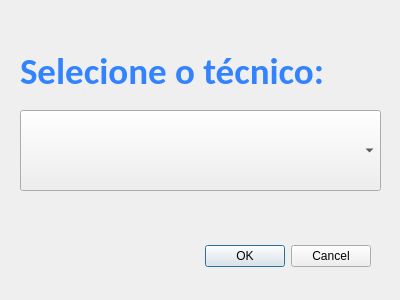
<?xml version="1.0" encoding="UTF-8"?>
<ui version="4.0">
 <class>select_technician_dialog</class>
 <widget class="QDialog" name="select_technician_dialog">
  <property name="geometry">
   <rect>
    <x>0</x>
    <y>0</y>
    <width>400</width>
    <height>300</height>
   </rect>
  </property>
  <property name="windowTitle">
   <string>Dialog</string>
  </property>
  <widget class="QDialogButtonBox" name="buttonBox">
   <property name="geometry">
    <rect>
     <x>30</x>
     <y>240</y>
     <width>341</width>
     <height>32</height>
    </rect>
   </property>
   <property name="orientation">
    <enum>Qt::Orientation::Horizontal</enum>
   </property>
   <property name="standardButtons">
    <set>QDialogButtonBox::StandardButton::Cancel|QDialogButtonBox::StandardButton::Ok</set>
   </property>
  </widget>
  <widget class="QLabel" name="label">
   <property name="geometry">
    <rect>
     <x>20</x>
     <y>30</y>
     <width>311</width>
     <height>81</height>
    </rect>
   </property>
   <property name="font">
    <font>
     <family>Carlito</family>
     <pointsize>28</pointsize>
     <bold>true</bold>
    </font>
   </property>
   <property name="styleSheet">
    <string notr="true">color: #3383ff;</string>
   </property>
   <property name="text">
    <string>Selecione o técnico:</string>
   </property>
  </widget>
  <widget class="QComboBox" name="techniciansComboBox">
   <property name="geometry">
    <rect>
     <x>20</x>
     <y>110</y>
     <width>361</width>
     <height>81</height>
    </rect>
   </property>
   <property name="font">
    <font>
     <family>Carlito</family>
     <pointsize>20</pointsize>
    </font>
   </property>
  </widget>
 </widget>
 <resources/>
 <connections>
  <connection>
   <sender>buttonBox</sender>
   <signal>accepted()</signal>
   <receiver>select_technician_dialog</receiver>
   <slot>accept()</slot>
   <hints>
    <hint type="sourcelabel">
     <x>248</x>
     <y>254</y>
    </hint>
    <hint type="destinationlabel">
     <x>157</x>
     <y>274</y>
    </hint>
   </hints>
  </connection>
  <connection>
   <sender>buttonBox</sender>
   <signal>rejected()</signal>
   <receiver>select_technician_dialog</receiver>
   <slot>reject()</slot>
   <hints>
    <hint type="sourcelabel">
     <x>316</x>
     <y>260</y>
    </hint>
    <hint type="destinationlabel">
     <x>286</x>
     <y>274</y>
    </hint>
   </hints>
  </connection>
 </connections>
</ui>
